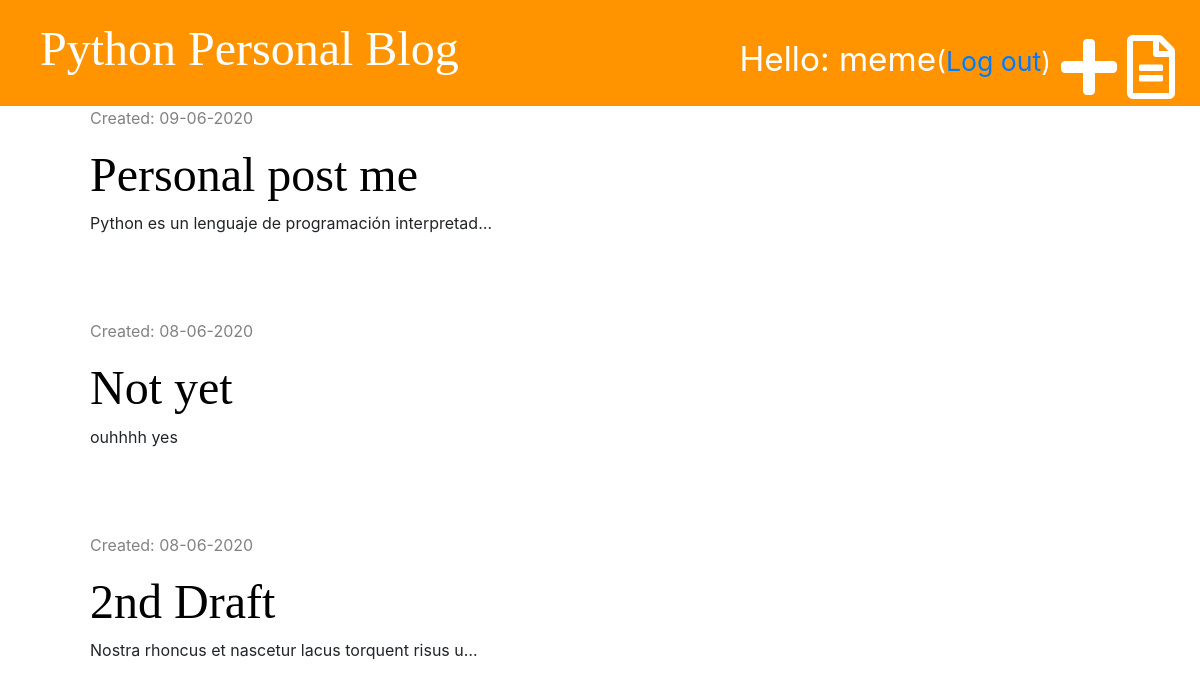
The page /drafts/ (signed in) on the database its author committed.
### blog/models.py (models this page shows, shortened)
class Post(models.Model):
    author = models.ForeignKey('auth.User', on_delete=models.CASCADE)
    title = models.CharField(max_length=200)
    text = models.TextField()
    create_date = models.DateTimeField(default=timezone.now)
    published_date = models.DateTimeField(blank=True, null=True)

### blog/views.py (the view)
# urls.py: path('drafts/', views.draft_list, name='draft_list'),
@login_required
def draft_list(request):
    posts_drafts = Post.objects.filter(published_date__isnull=True).order_by('-create_date')
    return render(request, 'blog/post_draft_list.html', {'posts_drafts': posts_drafts})

### blog/templates/blog/post_draft_list.html (shortened to what this page needs)
{% extends 'blog/base.html' %}
{% block content %}
{% for post in posts_drafts %}
<div class="post">
    <div class="date">
        <p>Created: {{post.create_date|date:'d-m-Y'}}</p>
      </div>
    <h1>
      <a href="{% url 'post_detail' pk=post.pk %}">{{post.title}}</a>
    </h1>
    <p>
      {{post.text | truncatechars:50}}
    </p>
  </div>
  <br />
{% endfor %}
{% endblock%}

### blog/templates/blog/base.html (shortened to what this page needs)
{% load static %}
<!DOCTYPE html>
<html lang="en">
<head>
    <link href="https://stackpath.bootstrapcdn.com/bootstrap/4.5.0/css/bootstrap.min.css" rel="stylesheet"
>
    <link rel="stylesheet" href="//maxcdn.bootstrapcdn.com/bootstrap/3.2.0/css/bootstrap-theme.min.css" />
    <link rel="stylesheet" href="https://use.fontawesome.com/releases/v5.13.0/css/all.css"
>
    <link rel="stylesheet" type="text/css" href="{% static 'css/blog.css' %}">
    <link rel="stylesheet" type="text/css" href="{% static 'css/zenburn.css' %}">
</head>
<body>
    <div class="page-header">
        {% if user.is_authenticated %}
        <a href="{% url 'draft_list' %}" class="top-menu"><i class="far fa-file-alt fa-4x"></i></a>
        <a href="{% url 'post_new' %}" class="top-menu"><i class="fas fa-plus fa-4x"></i></a>
        <p class="top-menu">Hello: {{user.username}}<small>(<a href="{% url 'logout' %}">Log out</a>)</small></p>
        {% else %}
        <a href="{% url 'signup' %}" class="top-menu"><i class="fas fa-user-plus fa-3x"></i></a>
        <a href="{% url 'login' %}" class="top-menu"><i class="fas fa-sign-in-alt fa-4x"></i></a>
        {% endif %}
        <h1><a href="{% url 'post_list' %}">Python Personal Blog</a></h1>
    </div>
    <div class="content container">
        <div class="row">
            <div class="col-md-8">
                {% block content %} {% endblock %}
            </div>
        </div>
    </div>
</body>
</html>

### blog/static/css/blog.css (style rules this page uses)
.page-header { background-color: #ff9400; margin-top: 0; padding: 20px 20px 20px 40px; }
.page-header h1, .page-header h1 a { color: #ffffff; font-size: 36pt; text-decoration: none; }
.page-header p { font-size: 25pt; }
.content { margin-left: 60px; }
.post { margin-bottom: 60px; }
.post h1 a { color: black; }
.date { color: #828282; }
h1, h2, h3, h4 { font-family: 'Tangerine', 'Inconsolata', 'Droid Sans', serif; font-size: 48px; }
.top-menu { float: right; color: white; margin-top: 10px; padding: 5px; }

### rows shown on the page
Post: create_date "09-06-2020", title "Personal post me", text "Python es un lenguaje de programación interpretad…"
Post: create_date "08-06-2020", title "Not yet", text "ouhhhh yes"
Post: create_date "08-06-2020", title "2nd Draft", text "Nostra rhoncus et nascetur lacus torquent risus u…"

### other values the page prints
{{ user.username }} "meme"
